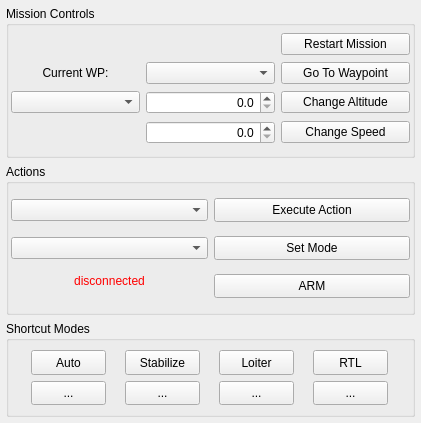
<?xml version="1.0" encoding="UTF-8"?>
<ui version="4.0">
 <class>UASActionsWidget</class>
 <widget class="QWidget" name="UASActionsWidget">
  <property name="geometry">
   <rect>
    <x>0</x>
    <y>0</y>
    <width>421</width>
    <height>423</height>
   </rect>
  </property>
  <property name="windowTitle">
   <string>Form</string>
  </property>
  <layout class="QVBoxLayout" name="verticalLayout">
   <property name="leftMargin">
    <number>6</number>
   </property>
   <property name="topMargin">
    <number>6</number>
   </property>
   <property name="rightMargin">
    <number>6</number>
   </property>
   <property name="bottomMargin">
    <number>6</number>
   </property>
   <item>
    <widget class="QGroupBox" name="missionGroupBox">
     <property name="enabled">
      <bool>true</bool>
     </property>
     <property name="minimumSize">
      <size>
       <width>0</width>
       <height>115</height>
      </size>
     </property>
     <property name="maximumSize">
      <size>
       <width>16777215</width>
       <height>16777215</height>
      </size>
     </property>
     <property name="title">
      <string>Mission Controls</string>
     </property>
     <layout class="QHBoxLayout" name="horizontalLayout">
      <property name="leftMargin">
       <number>2</number>
      </property>
      <property name="topMargin">
       <number>2</number>
      </property>
      <property name="rightMargin">
       <number>2</number>
      </property>
      <property name="bottomMargin">
       <number>2</number>
      </property>
      <item>
       <layout class="QGridLayout" name="gridLayout">
        <property name="sizeConstraint">
         <enum>QLayout::SetMaximumSize</enum>
        </property>
        <property name="horizontalSpacing">
         <number>6</number>
        </property>
        <property name="verticalSpacing">
         <number>2</number>
        </property>
        <item row="0" column="2">
         <widget class="QPushButton" name="restartMissionButton">
          <property name="minimumSize">
           <size>
            <width>0</width>
            <height>20</height>
           </size>
          </property>
          <property name="maximumSize">
           <size>
            <width>16777215</width>
            <height>16777215</height>
           </size>
          </property>
          <property name="text">
           <string>Restart Mission</string>
          </property>
         </widget>
        </item>
        <item row="2" column="0">
         <widget class="QComboBox" name="altitudeTypeComboBox">
          <property name="minimumSize">
           <size>
            <width>0</width>
            <height>20</height>
           </size>
          </property>
         </widget>
        </item>
        <item row="2" column="1">
         <widget class="QDoubleSpinBox" name="altitudeDoubleSpinBox">
          <property name="alignment">
           <set>Qt::AlignRight|Qt::AlignTrailing|Qt::AlignVCenter</set>
          </property>
          <property name="decimals">
           <number>1</number>
          </property>
          <property name="maximum">
           <double>1000.000000000000000</double>
          </property>
         </widget>
        </item>
        <item row="2" column="2">
         <widget class="QPushButton" name="changeAltitudeButton">
          <property name="minimumSize">
           <size>
            <width>0</width>
            <height>20</height>
           </size>
          </property>
          <property name="text">
           <string>Change Altitude</string>
          </property>
         </widget>
        </item>
        <item row="3" column="1">
         <widget class="QDoubleSpinBox" name="speedDoubleSpinBox">
          <property name="alignment">
           <set>Qt::AlignRight|Qt::AlignTrailing|Qt::AlignVCenter</set>
          </property>
          <property name="decimals">
           <number>1</number>
          </property>
         </widget>
        </item>
        <item row="3" column="2">
         <widget class="QPushButton" name="changeSpeedButton">
          <property name="minimumSize">
           <size>
            <width>0</width>
            <height>20</height>
           </size>
          </property>
          <property name="text">
           <string>Change Speed</string>
          </property>
         </widget>
        </item>
        <item row="1" column="1">
         <widget class="QComboBox" name="waypointListComboBox">
          <property name="minimumSize">
           <size>
            <width>0</width>
            <height>20</height>
           </size>
          </property>
          <property name="maximumSize">
           <size>
            <width>16777215</width>
            <height>16777215</height>
           </size>
          </property>
         </widget>
        </item>
        <item row="1" column="2">
         <widget class="QPushButton" name="goToWaypointButton">
          <property name="minimumSize">
           <size>
            <width>0</width>
            <height>20</height>
           </size>
          </property>
          <property name="text">
           <string>Go To Waypoint</string>
          </property>
         </widget>
        </item>
        <item row="1" column="0">
         <widget class="QLabel" name="currentWaypointLabel">
          <property name="minimumSize">
           <size>
            <width>0</width>
            <height>20</height>
           </size>
          </property>
          <property name="maximumSize">
           <size>
            <width>16777215</width>
            <height>16777215</height>
           </size>
          </property>
          <property name="text">
           <string>Current WP:</string>
          </property>
          <property name="alignment">
           <set>Qt::AlignCenter</set>
          </property>
         </widget>
        </item>
       </layout>
      </item>
     </layout>
    </widget>
   </item>
   <item>
    <widget class="QGroupBox" name="actionsGroupBox">
     <property name="enabled">
      <bool>true</bool>
     </property>
     <property name="sizePolicy">
      <sizepolicy hsizetype="Preferred" vsizetype="Minimum">
       <horstretch>0</horstretch>
       <verstretch>0</verstretch>
      </sizepolicy>
     </property>
     <property name="minimumSize">
      <size>
       <width>0</width>
       <height>105</height>
      </size>
     </property>
     <property name="maximumSize">
      <size>
       <width>16777215</width>
       <height>16777215</height>
      </size>
     </property>
     <property name="title">
      <string>Actions</string>
     </property>
     <layout class="QHBoxLayout" name="horizontalLayout_2">
      <property name="leftMargin">
       <number>2</number>
      </property>
      <property name="topMargin">
       <number>2</number>
      </property>
      <property name="rightMargin">
       <number>2</number>
      </property>
      <property name="bottomMargin">
       <number>2</number>
      </property>
      <item>
       <layout class="QGridLayout" name="gridLayout_2">
        <property name="horizontalSpacing">
         <number>6</number>
        </property>
        <property name="verticalSpacing">
         <number>2</number>
        </property>
        <item row="0" column="0">
         <widget class="QComboBox" name="actionComboBox">
          <property name="minimumSize">
           <size>
            <width>0</width>
            <height>20</height>
           </size>
          </property>
         </widget>
        </item>
        <item row="2" column="1">
         <widget class="QPushButton" name="armDisarmButton">
          <property name="minimumSize">
           <size>
            <width>0</width>
            <height>24</height>
           </size>
          </property>
          <property name="maximumSize">
           <size>
            <width>16777215</width>
            <height>16777215</height>
           </size>
          </property>
          <property name="text">
           <string>ARM</string>
          </property>
         </widget>
        </item>
        <item row="1" column="1">
         <widget class="QPushButton" name="setModeButton">
          <property name="minimumSize">
           <size>
            <width>0</width>
            <height>24</height>
           </size>
          </property>
          <property name="maximumSize">
           <size>
            <width>16777215</width>
            <height>16777215</height>
           </size>
          </property>
          <property name="text">
           <string>Set Mode</string>
          </property>
         </widget>
        </item>
        <item row="0" column="1">
         <widget class="QPushButton" name="exeActionButton">
          <property name="minimumSize">
           <size>
            <width>0</width>
            <height>24</height>
           </size>
          </property>
          <property name="maximumSize">
           <size>
            <width>16777215</width>
            <height>16777215</height>
           </size>
          </property>
          <property name="text">
           <string>Execute Action</string>
          </property>
         </widget>
        </item>
        <item row="1" column="0">
         <widget class="QComboBox" name="modeComboBox">
          <property name="sizePolicy">
           <sizepolicy hsizetype="Preferred" vsizetype="Fixed">
            <horstretch>0</horstretch>
            <verstretch>0</verstretch>
           </sizepolicy>
          </property>
          <property name="minimumSize">
           <size>
            <width>0</width>
            <height>20</height>
           </size>
          </property>
         </widget>
        </item>
        <item row="2" column="0">
         <widget class="QLabel" name="armedStatuslabel">
          <property name="sizePolicy">
           <sizepolicy hsizetype="Preferred" vsizetype="Minimum">
            <horstretch>0</horstretch>
            <verstretch>0</verstretch>
           </sizepolicy>
          </property>
          <property name="minimumSize">
           <size>
            <width>0</width>
            <height>20</height>
           </size>
          </property>
          <property name="styleSheet">
           <string notr="true">QLabel {
	font: 75 14pt &quot;Lucida Grande&quot;;
}</string>
          </property>
          <property name="text">
           <string>&lt;html&gt;&lt;head/&gt;&lt;body&gt;&lt;p&gt;&lt;span style=&quot; color:#ff0000;&quot;&gt;disconnected&lt;/span&gt;&lt;/p&gt;&lt;/body&gt;&lt;/html&gt;</string>
          </property>
          <property name="alignment">
           <set>Qt::AlignHCenter|Qt::AlignTop</set>
          </property>
         </widget>
        </item>
       </layout>
      </item>
     </layout>
    </widget>
   </item>
   <item>
    <widget class="QGroupBox" name="shortcutGroupBox">
     <property name="enabled">
      <bool>true</bool>
     </property>
     <property name="minimumSize">
      <size>
       <width>0</width>
       <height>82</height>
      </size>
     </property>
     <property name="maximumSize">
      <size>
       <width>65000</width>
       <height>96</height>
      </size>
     </property>
     <property name="title">
      <string>Shortcut Modes</string>
     </property>
     <layout class="QGridLayout" name="gridLayout_3">
      <item row="0" column="0">
       <widget class="QPushButton" name="autoModeButton">
        <property name="minimumSize">
         <size>
          <width>75</width>
          <height>22</height>
         </size>
        </property>
        <property name="maximumSize">
         <size>
          <width>75</width>
          <height>30</height>
         </size>
        </property>
        <property name="styleSheet">
         <string notr="true">QPushButton:pressed {
	background-color: rgb(100, 216, 100);
}
</string>
        </property>
        <property name="text">
         <string>Auto</string>
        </property>
        <property name="checkable">
         <bool>true</bool>
        </property>
        <attribute name="buttonGroup">
         <string notr="true">shortcutButtonGroup</string>
        </attribute>
       </widget>
      </item>
      <item row="0" column="1">
       <widget class="QPushButton" name="stabilizeModeButton">
        <property name="minimumSize">
         <size>
          <width>75</width>
          <height>22</height>
         </size>
        </property>
        <property name="maximumSize">
         <size>
          <width>75</width>
          <height>30</height>
         </size>
        </property>
        <property name="styleSheet">
         <string notr="true">QPushButton:pressed {
	background-color: rgb(100, 216, 100);
}
</string>
        </property>
        <property name="text">
         <string>Stabilize</string>
        </property>
        <property name="shortcut">
         <string>Meta+Shift+S</string>
        </property>
        <property name="checkable">
         <bool>true</bool>
        </property>
        <attribute name="buttonGroup">
         <string notr="true">shortcutButtonGroup</string>
        </attribute>
       </widget>
      </item>
      <item row="0" column="2">
       <widget class="QPushButton" name="loiterModeButton">
        <property name="minimumSize">
         <size>
          <width>75</width>
          <height>22</height>
         </size>
        </property>
        <property name="maximumSize">
         <size>
          <width>75</width>
          <height>30</height>
         </size>
        </property>
        <property name="styleSheet">
         <string notr="true">QPushButton:pressed {
	background-color: rgb(100, 216, 100);
}


</string>
        </property>
        <property name="text">
         <string>Loiter</string>
        </property>
        <property name="shortcut">
         <string>Meta+Shift+L</string>
        </property>
        <property name="checkable">
         <bool>true</bool>
        </property>
        <attribute name="buttonGroup">
         <string notr="true">shortcutButtonGroup</string>
        </attribute>
       </widget>
      </item>
      <item row="0" column="3">
       <widget class="QPushButton" name="rtlModeButton">
        <property name="minimumSize">
         <size>
          <width>75</width>
          <height>22</height>
         </size>
        </property>
        <property name="maximumSize">
         <size>
          <width>75</width>
          <height>30</height>
         </size>
        </property>
        <property name="styleSheet">
         <string notr="true">QPushButton:pressed {
	background-color: rgb(100, 216, 100);
}

</string>
        </property>
        <property name="text">
         <string>RTL</string>
        </property>
        <property name="shortcut">
         <string>Meta+Shift+R</string>
        </property>
        <property name="checkable">
         <bool>true</bool>
        </property>
        <attribute name="buttonGroup">
         <string notr="true">shortcutButtonGroup</string>
        </attribute>
       </widget>
      </item>
      <item row="1" column="0">
       <widget class="QPushButton" name="opt1ModeButton">
        <property name="minimumSize">
         <size>
          <width>75</width>
          <height>22</height>
         </size>
        </property>
        <property name="maximumSize">
         <size>
          <width>75</width>
          <height>30</height>
         </size>
        </property>
        <property name="styleSheet">
         <string notr="true">QPushButton:pressed {
	background-color: rgb(100, 216, 100);
}
</string>
        </property>
        <property name="text">
         <string>...</string>
        </property>
        <property name="checkable">
         <bool>true</bool>
        </property>
        <attribute name="buttonGroup">
         <string notr="true">shortcutButtonGroup</string>
        </attribute>
       </widget>
      </item>
      <item row="1" column="1">
       <widget class="QPushButton" name="opt2ModeButton">
        <property name="minimumSize">
         <size>
          <width>75</width>
          <height>22</height>
         </size>
        </property>
        <property name="maximumSize">
         <size>
          <width>75</width>
          <height>30</height>
         </size>
        </property>
        <property name="styleSheet">
         <string notr="true">QPushButton:pressed {
	background-color: rgb(100, 216, 100);
}</string>
        </property>
        <property name="text">
         <string>...</string>
        </property>
        <property name="checkable">
         <bool>true</bool>
        </property>
        <attribute name="buttonGroup">
         <string notr="true">shortcutButtonGroup</string>
        </attribute>
       </widget>
      </item>
      <item row="1" column="2">
       <widget class="QPushButton" name="opt3ModeButton">
        <property name="minimumSize">
         <size>
          <width>75</width>
          <height>22</height>
         </size>
        </property>
        <property name="maximumSize">
         <size>
          <width>75</width>
          <height>30</height>
         </size>
        </property>
        <property name="styleSheet">
         <string notr="true">QPushButton:pressed {
	background-color: rgb(100, 216, 100);
}
</string>
        </property>
        <property name="text">
         <string>...</string>
        </property>
        <property name="checkable">
         <bool>true</bool>
        </property>
        <attribute name="buttonGroup">
         <string notr="true">shortcutButtonGroup</string>
        </attribute>
       </widget>
      </item>
      <item row="1" column="3">
       <widget class="QPushButton" name="opt4ModeButton">
        <property name="minimumSize">
         <size>
          <width>75</width>
          <height>22</height>
         </size>
        </property>
        <property name="maximumSize">
         <size>
          <width>75</width>
          <height>30</height>
         </size>
        </property>
        <property name="styleSheet">
         <string notr="true">QPushButton:pressed {
	background-color: rgb(100, 216, 100);
}
</string>
        </property>
        <property name="text">
         <string>...</string>
        </property>
        <property name="checkable">
         <bool>true</bool>
        </property>
        <attribute name="buttonGroup">
         <string notr="true">shortcutButtonGroup</string>
        </attribute>
       </widget>
      </item>
     </layout>
    </widget>
   </item>
  </layout>
 </widget>
 <resources/>
 <connections/>
 <buttongroups>
  <buttongroup name="shortcutButtonGroup"/>
 </buttongroups>
</ui>
